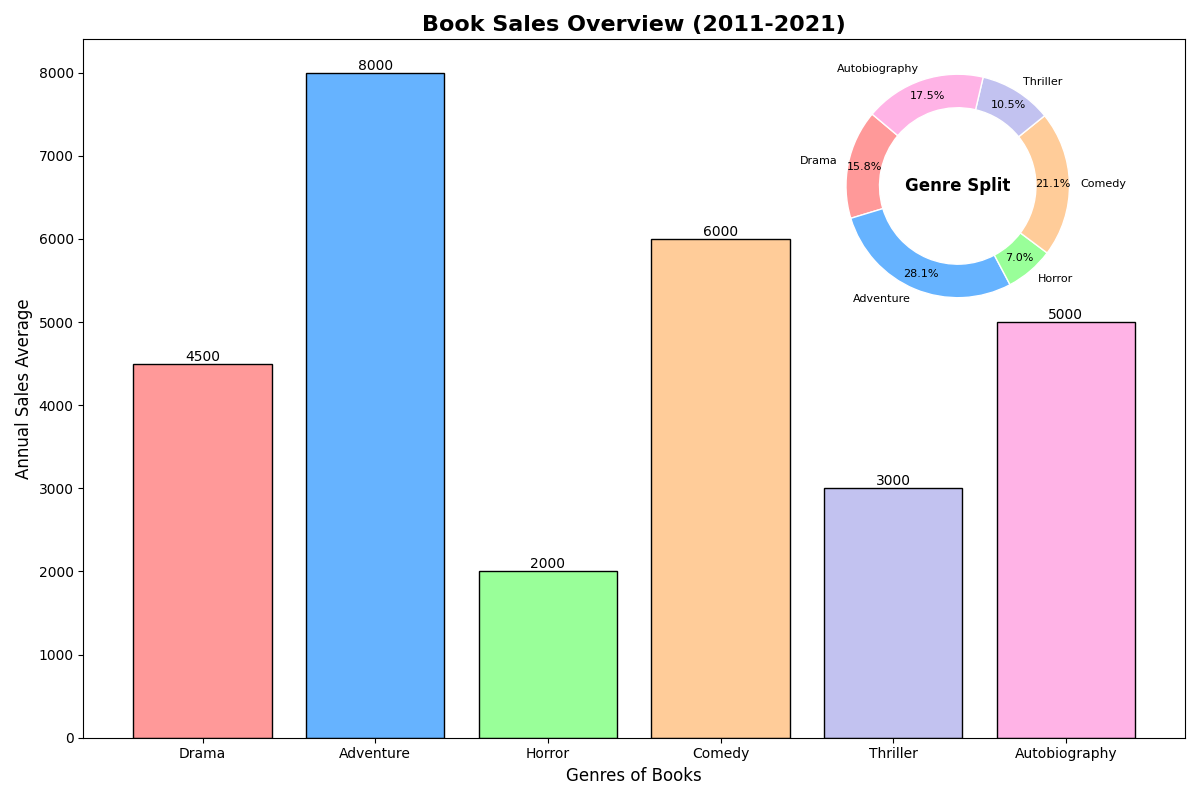

Reproduce this figure in Python.
import matplotlib.pyplot as plt
import numpy as np
from mpl_toolkits.axes_grid1.inset_locator import inset_axes

# Data
genres = ['Drama', 'Adventure', 'Horror', 'Comedy', 'Thriller', 'Autobiography']
average_annual_sales = np.array([4500, 8000, 2000, 6000, 3000, 5000])  
total_sales = np.sum(average_annual_sales)
percentage_sales = (average_annual_sales / total_sales) * 100

# Colors for genres
colors = ['#ff9999','#66b3ff','#99ff99','#ffcc99','#c2c2f0', '#ffb3e6']

# Create a figure with a subplot
fig, ax = plt.subplots(figsize=(12, 8))

# Bar Chart
bars = ax.bar(genres, average_annual_sales, color=colors, edgecolor='black')

# Title and Labels
ax.set_title('Book Sales Overview (2011-2021)', fontsize=16, fontweight='bold')
ax.set_xlabel('Genres of Books', fontsize=12)
ax.set_ylabel('Annual Sales Average', fontsize=12)

# Display the sales values on top of the bars
for bar, sales in zip(bars, average_annual_sales):
    height = bar.get_height()
    ax.text(bar.get_x() + bar.get_width() / 2, height, f'{sales}', 
            ha='center', va='bottom', fontsize=10, color='black')

# Inset Donut Chart
ax_inset = inset_axes(ax, width="40%", height="40%", loc="upper right")
ax_inset.pie(percentage_sales, labels=genres, autopct='%1.1f%%', startangle=140, colors=colors, pctdistance=0.85,
             wedgeprops=dict(width=0.3, edgecolor='w'), textprops={'color': 'black', 'fontsize': 8})

# Center text inside the donut
ax_inset.text(0, 0, 'Genre Split', 
              horizontalalignment='center', verticalalignment='center', 
              fontsize=12, fontweight='bold')

# Remove axes from the inset chart
ax_inset.axis('off')

# Adjust layout
plt.tight_layout()

# Display the plot
plt.show()
